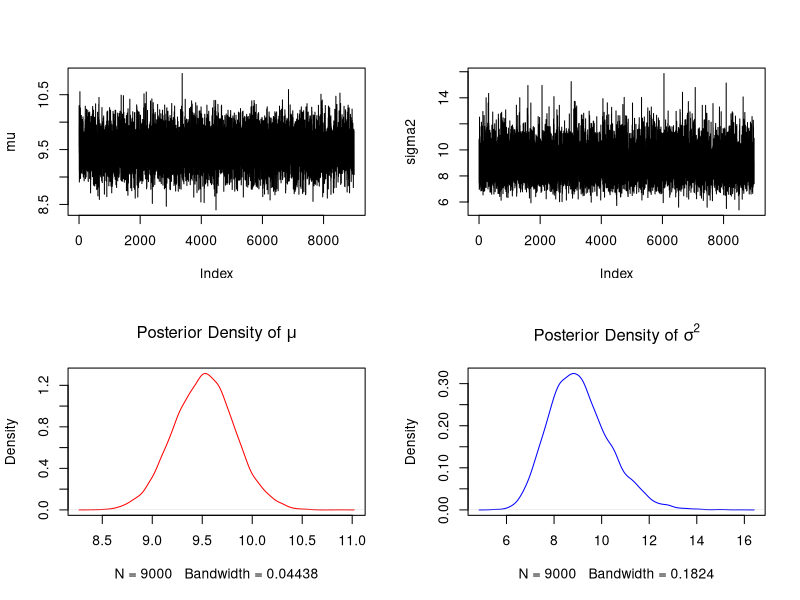

This chart was generated by the following R code:
#' ---
#' title: "MCMC Sampling for a normal likelihood"
#' author: "Tomas Gonzalez <structuredguy@gmail.com>"
#' date: "`r Sys.Date()`"
#' fig.align: "center"
#' bibliography: Statistics.bib
#' ---
#'
#' Given a sample assumed to be extracted from normal distribution, find the mean and variance by Gibbs sampling.
#' See @{congdon2014applied}

#+ unknown distribution
set.seed(1234L)
x <- rnorm (100, 10, 3); n <- 100; mn.x <- mean (x) ; var.x <- var(x)
cat ("Observed mean ", mn.x, "\n ")
cat ("Observed variance ", var.x, "\n ")


#' Gibbs Sampling in conjunction with Normal/Gamma Priors.
#' Parameters for Normal priors on mu, and gamma prior on tau.
#+ priors
m <- 0; V <- 100; h <- 1/V; alph <- 1; beta <- 1

#' MCMC sample settings, arrays for holding samples, initial
#' values (0 for mu, 1 for tau)
T <- 10000; B <- 1000; TB <- T-B
mu <- tau <- sigma2 <- numeric(T); mu[1] <- 0; tau[1] <- 1

# start Gibbs sampler loop
for (t in 2:T) {
  # full conditional for mu
  m1 <- (h* m + n* tau[t-1] * mn.x) / (h+n* tau[t-1])
  V1 <- 1/(h + n*tau[t-1])
  mu[t] <- rnorm(1, m1, sqrt(V1))
  # full conditional for tau
  alph1 <- alph + (n/2); beta1 <- (sum((x-mu[t])^2)/2) + beta
  tau[t] <- rgamma(1, alph1, beta1)
  sigma2[t] <- 1/tau [t]
}
# end loop

#' Note that for the particular sample of y-values considered here, we have mean(y)=
{{ mean(x) }}
#'  and var(y) =
{{ var(x) }}
#'.
#'  Numerical and graphical summaries may be obtained
#' (for iterations t > B) using the commands

# Retain samples after Burn-in
mu <- mu[B+1 : T] ; length(mu) <- TB;
sigma2 <- sigma2[B+1: T]; length(sigma2) <- TB
# parameter summaries
summary (mu); quantile (mu [1: TB], c (0.025, 0.05, 0.90, 0.975))
summary (sigma2); quantile (sigma2 [1: TB], c (0.025, 0.05, 0.90, 0.975))

#+ subplots
par (mfrow=c(2, 2))
# Trace Plots
plot (mu, type="l"); plot (sigma2, type="l")
# Marginal Posterior Densities
plot (density (mu), col="red",
      main=expression (paste ("Posterior Density of ", mu)))
plot (density (sigma2), col="blue",
      main=expression (paste ("Posterior Density of ", sigma^2)))

#+ Bibliography
#'
